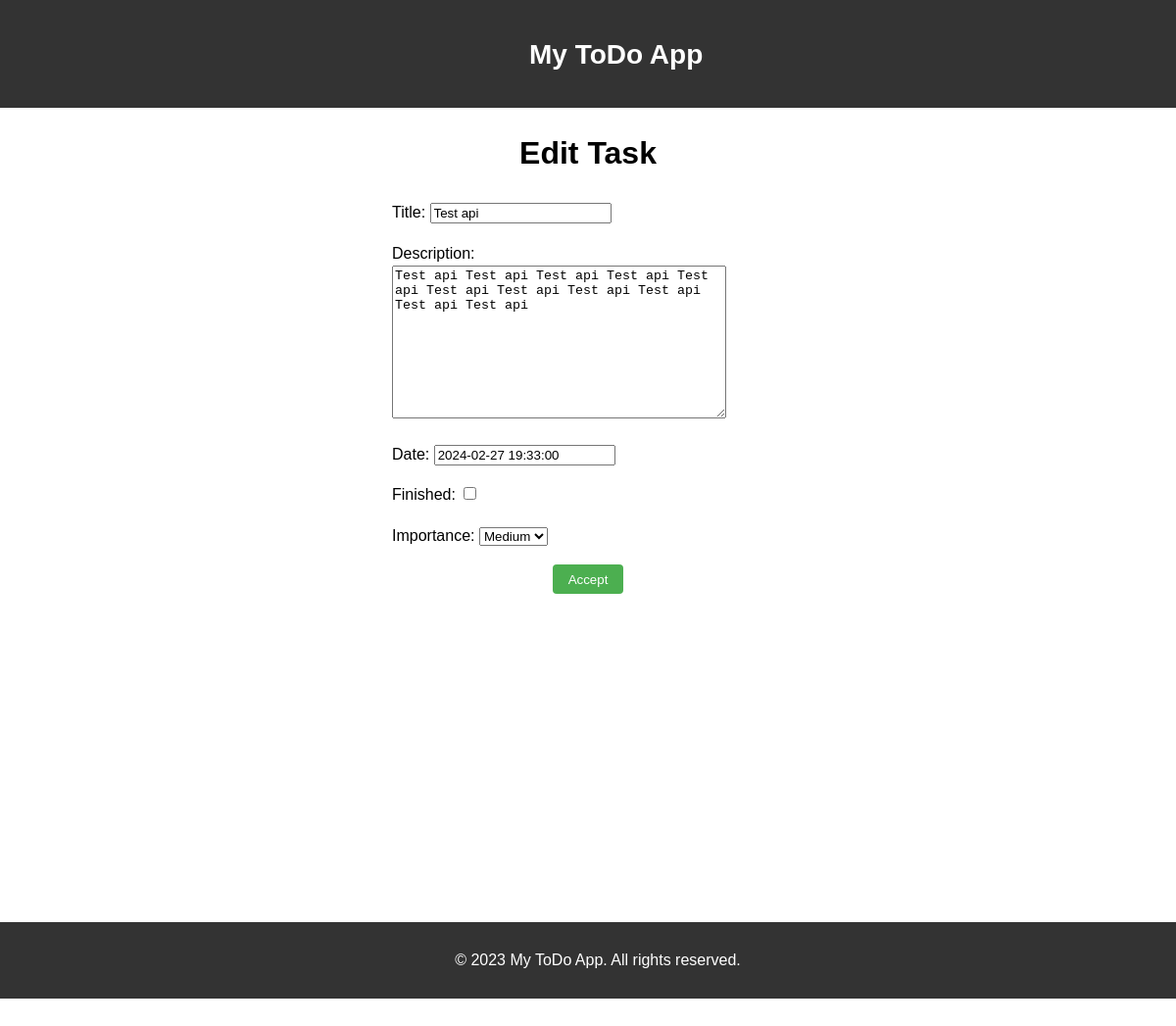
Page /edit/10 on the committed database.
### todolist/models.py (models this page shows, shortened)
class Task(models.Model):
    user = models.ForeignKey(User, on_delete=models.CASCADE, related_name='tasks', verbose_name='User')
    title = models.CharField(max_length=50, verbose_name='Title')
    slug = models.SlugField(max_length=50, unique=True, db_index=True, verbose_name='URL')
    description = models.TextField(verbose_name='Description')
    finish_date = models.DateTimeField(verbose_name='Date')
    finished = models.BooleanField(default=False, verbose_name='Finished')
    signif = models.ForeignKey('Importance', on_delete=models.PROTECT, null=True,
                               verbose_name='Importance')
    tag = TaggableManager()
    class Meta:
        ordering = [ 'signif','finished', 'title', '-finish_date']

### todolist/views.py (the view)
# urls.py: path('edit/<int:task_id>', views.edit_task, name='edit_task'),
def edit_task(request, task_id):
    task = get_object_or_404(Task, id=task_id)
    sent = False
    if request.method == 'POST':
        form = EditTaskForm(request.POST, instance=task)
        if form.is_valid():
            cd = form.cleaned_data
            slug = slugify(cd['title'])
            task.title = cd['title']
            task.slug = slug
            task.description = cd['description']
            task.finish_date = cd['finish_date']
            task.finished = cd['finished']
            task.signif = Importance.objects.get(pk=request.POST['signif'])
            task.save()
            sent = True
        return redirect(task, task_id=task.id)
    else:
        form = EditTaskForm(instance=task)
    return render(request, 'todolist/edit_task.html', {
        'sent':sent,
        'form':form,
        'task': task,
        'importances':importances
    })

### todolist/forms.py
class EditTaskForm(forms.ModelForm):
    class Meta:
        model = Task
        fields = ['title', 'description', 'finish_date', 'finished', 'signif']
        widgets = {
            'finish_date':forms.DateTimeInput()
        }

### todolist/models.py (called while the page is built)
    def __str__(self):
        return self.importance

### todolist/templates/todolist/edit_task.html (shortened to what this page needs)
{% extends "todolist/base.html" %}
{% block content%}
{% if sent %}
<a href="{% url 'todolist:task_detail' task.id%}">Go back to edited task</a>
{% else %}
<h1 style="text-align: center;">Edit Task</h1>
<form method="POST">
    <div class="form-container">
        {{ form.as_p}}
        <input type="submit" value="Accept" class="form-submit">
    </div>
</form>
{% endif %}
{% endblock %}

### todolist/static/todolist/css/style.css (style rules this page uses)
html { height: 150%; }
body { font-family: Arial, sans-serif; line-height: 1.6; margin: 0; padding: 0; height: 100%; overflow-x: hidden; }
.form-container { max-width: 400px; margin: auto; }
.form-submit { padding: 8px 16px; background-color: #4CAF50; color: #fff; border: none; border-radius: 4px; cursor: pointer; height: 30px; margin: 0 auto; display: block; }

### rows in the picture
Task: title "Test api", description "Test api Test api Test api Test api Test api Test api Test api Test api Test api Test api Test api", finish_date "2024-02-27 19:33:00", signif "Medium"
